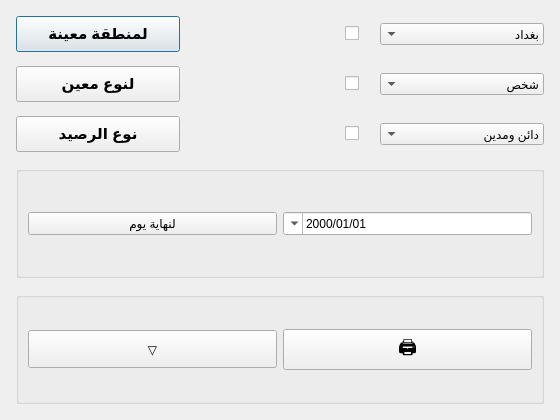
<?xml version="1.0" encoding="UTF-8"?>
<ui version="4.0">
 <class>OverallBalanceReport</class>
 <widget class="QDialog" name="OverallBalanceReport">
  <property name="geometry"><rect><x>0</x><y>0</y><width>560</width><height>420</height></rect></property>
  <property name="windowTitle"><string>الرصيد الإجمالي للزبائن دائن ومدين</string></property>
  <property name="layoutDirection"><enum>Qt::RightToLeft</enum></property>
  <layout class="QVBoxLayout" name="rootLayout">
   <property name="spacing"><number>14</number></property>
   <property name="margin"><number>16</number></property>
   <item>
    <layout class="QHBoxLayout">
     <item><widget class="QComboBox" name="cmbRegion"><property name="minimumWidth"><number>160</number></property><item><property name="text"><string>بغداد</string></property></item><item><property name="text"><string>البصرة</string></property></item></widget></item>
     <item><spacer><property name="orientation"><enum>Qt::Horizontal</enum></property></spacer></item>
     <item><widget class="QCheckBox" name="chkRegion"/></item>
     <item><widget class="QPushButton" name="btnRegion"><property name="text"><string>لمنطقة معينة</string></property><property name="minimumSize"><size><width>160</width><height>36</height></size></property><property name="font"><font><family>Tahoma</family><pointsize>11</pointsize><bold>true</bold></font></property></widget></item>
    </layout>
   </item>
   <item>
    <layout class="QHBoxLayout">
     <item><widget class="QComboBox" name="cmbType"><property name="minimumWidth"><number>160</number></property><item><property name="text"><string>شخص</string></property></item><item><property name="text"><string>شركة</string></property></item></widget></item>
     <item><spacer><property name="orientation"><enum>Qt::Horizontal</enum></property></spacer></item>
     <item><widget class="QCheckBox" name="chkType"/></item>
     <item><widget class="QPushButton" name="btnType"><property name="text"><string>لنوع معين</string></property><property name="minimumSize"><size><width>160</width><height>36</height></size></property><property name="font"><font><family>Tahoma</family><pointsize>11</pointsize><bold>true</bold></font></property></widget></item>
    </layout>
   </item>
   <item>
    <layout class="QHBoxLayout">
     <item><widget class="QComboBox" name="cmbBalType"><property name="minimumWidth"><number>160</number></property><item><property name="text"><string>دائن ومدين</string></property></item><item><property name="text"><string>مدين</string></property></item><item><property name="text"><string>دائن</string></property></item></widget></item>
     <item><spacer><property name="orientation"><enum>Qt::Horizontal</enum></property></spacer></item>
     <item><widget class="QCheckBox" name="chkBalType"/></item>
     <item><widget class="QPushButton" name="btnBalType"><property name="text"><string>نوع الرصيد</string></property><property name="minimumSize"><size><width>160</width><height>36</height></size></property><property name="font"><font><family>Tahoma</family><pointsize>11</pointsize><bold>true</bold></font></property></widget></item>
    </layout>
   </item>
   <item>
    <widget class="QGroupBox" name="grpDate">
     <layout class="QHBoxLayout">
      <item><widget class="QDateEdit" name="dateTo"><property name="displayFormat"><string>dd/MM/yyyy</string></property><property name="calendarPopup"><bool>true</bool></property></widget></item>
      <item><widget class="QPushButton" name="btnToday"><property name="text"><string>لنهاية يوم</string></property><property name="minimumHeight"><number>32</number></property></widget></item>
     </layout>
    </widget>
   </item>
   <item>
    <widget class="QGroupBox" name="grpButtons">
     <layout class="QHBoxLayout">
      <item><widget class="QPushButton" name="btnPrint"><property name="text"><string>🖨</string></property><property name="minimumSize"><size><width>44</width><height>38</height></size></property><property name="font"><font><family>Tahoma</family><pointsize>14</pointsize></font></property></widget></item>
      <item><widget class="QPushButton" name="btnRun"><property name="text"><string>▽</string></property><property name="minimumSize"><size><width>44</width><height>38</height></size></property></widget></item>
     </layout>
    </widget>
   </item>
  </layout>
 </widget>
 <resources/>
 <connections/>
</ui>
